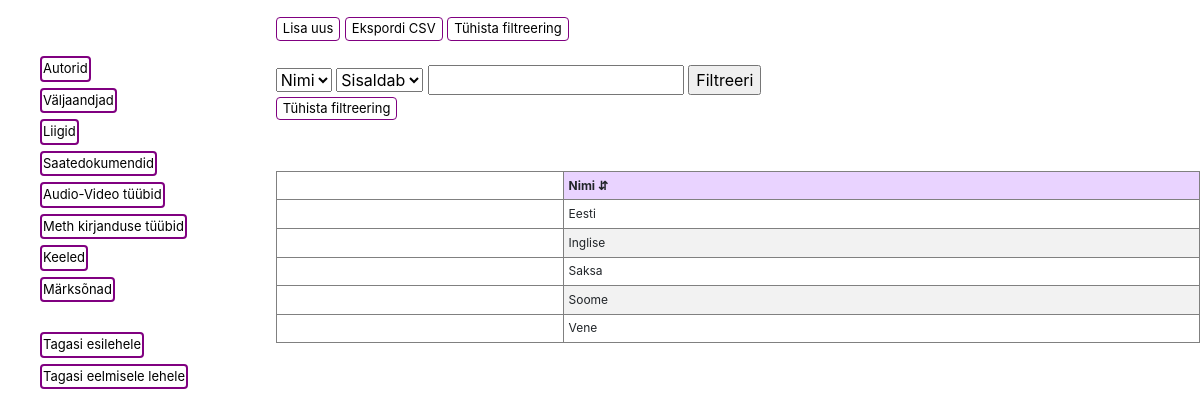
The page /languages_data.php on the database its author committed.
### tables this page shows
CREATE TABLE IF NOT EXISTS `languages` (
  `id` int(11) NOT NULL AUTO_INCREMENT,
  `nimi` varchar(255) NOT NULL,
  PRIMARY KEY (`id`)
);

### languages_data.php (the view, shortened to what this page needs)
<?php
include_once("config.php");
$record_per_page = 20;
$page = '';
if(isset($_GET["page"])){
 $page = $_GET["page"];}
else{
 $page = 1;}
$start_from = ($page-1)*$record_per_page;
$sql= "SELECT * FROM languages LIMIT $start_from, $record_per_page ";
 ?>
<!DOCTYPE html>
<html>
<head>
<link rel="stylesheet" href="styles.css" type="text/css"/>
<link rel="stylesheet" href="https://cdn.jsdelivr.net/npm/bootstrap@4.5.3/dist/css/bootstrap.min.css">
</head>
<body>
<div class="grid-container">
<div class="item1">
	<div class="search_menu">
		<button onclick="window.location.href='languages_add.php';">Lisa uus</button>
		<button type="submit" form="form2" name="export"  >Ekspordi CSV</button>
		<button onclick="window.location.href='languages_data.php';">Tühista filtreering</button>
<br><br>
	<form action=" " method="POST" class="vorm">
		<select name="column">
			<option value="nimi">Nimi</option>
		</select>
		<select name="column1">
			<option value="include">Sisaldab</option>
		</select>
 <?php
			$search = (isset($_POST['search'])) ? htmlentities($_POST['search']) : ''; ?>
			<input type="text" name="search" value="<?= $search ?>" required>
			<input type ="submit" value="Filtreeri">
		</form>
		<button onclick="window.location.href='languages_data.php';">Tühista filtreering</button>
</div> </div>
<div class="item2">
<?php
include_once("additional_data.php");
?>
</div>
 <div class="item3">
  <div class="table-responsive">
    <table id="editable_table" class="table table-sm table-hover ">
    <thead>
		<tr>
		<th onclick="sortTable(1)">Nimi &#8693;</th>
		</tr>
	<thead>
	<tbody>
<?php
$result = mysqli_query($conn, $sql) or die("error:".mysqli_error($conn));
  while($row = mysqli_fetch_array($result)) {
  echo '
  <tr>
	<td style="visibility:hidden;">'.$row["id"].'</td>
	<td>'.$row["nimi"].'</td>
  </tr> '; }
 ?>
	</tbody>
	</table>
</div>
</div>
</body>
</html>

### styles.css (style rules this page uses)
.item1 { grid-area: header; }
.item2 { grid-area: menu; }
.item3 { grid-area: main; }
.grid-container { display: grid; grid-template-areas: 'menu header header header header header' 'menu main main main main main' 'footer footer footer footer footer footer'; }
.item1 { margin-top:15px; }
.item1 button { border-radius: 4px; background-color: white; font-size: 13px; border: 1px solid purple; }
.item2 { margin-top:20px; }
#editable_table { border-collapse: collapse; font-size:12px; }
#editable_table th { background-color: #e9d3ff; }
#editable_table th, #editable_table td { border: 1px solid grey; }
#editable_table tr:nth-child(even) { background-color: #f2f2f2 }

### rows shown on the page
languages: nimi "Eesti"
languages: nimi "Inglise"
languages: nimi "Saksa"
languages: nimi "Soome"
languages: nimi "Vene"
